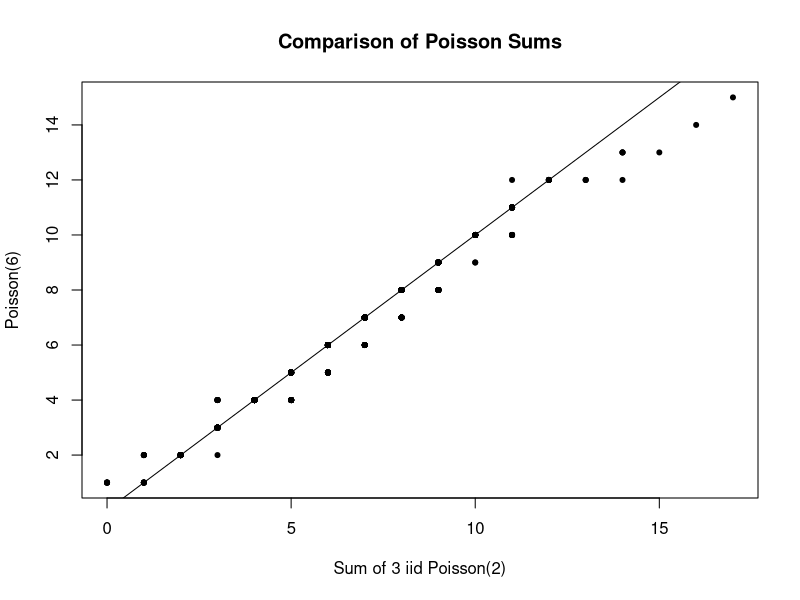
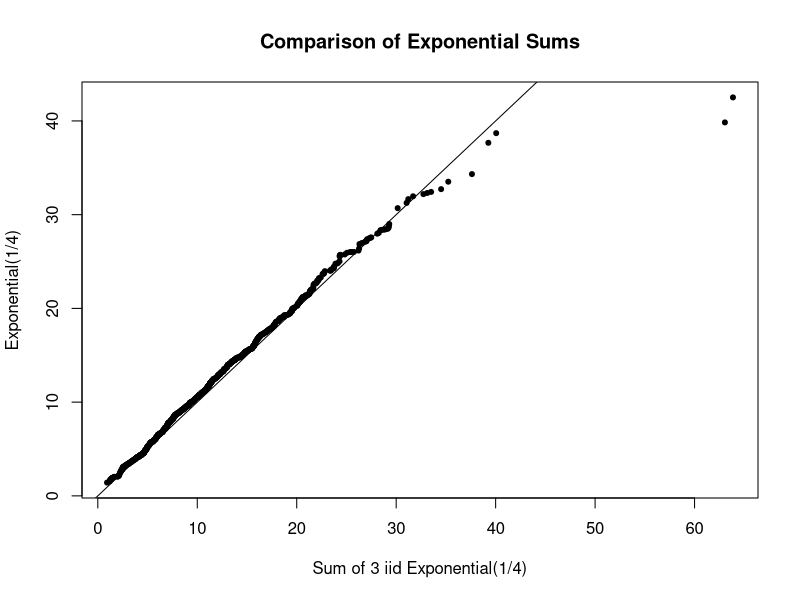

Recreate these plots in R, in order. (Note: this script raises an error after producing the figures.)
# ##############################################################################
# Author: Edward E. Daisey
# Class: Statistical Methods & Data Analysis
# Professor: Dr. Barry Bodt
# Date: 7th of October, 2024
# Title: Assignment 6 - Statistical Analysis
# ##############################################################################


# ################################# Constants ##################################
num_times <- 1000 # Can change to lower values.
# Drop [ 51 : 950 ] if changed.
# ##############################################################################


# ################################## Analysis ##################################
# Generate sums of 3 iid Poisson(Mean = 2):
poisson <- replicate( num_times, sum( rpois( 3, 2 ) ) ) # 3 random samples summed together num_times.

# Directly generated from the resulting Poisson(2 + 2 + 2) = Poisson(6):
poisson_sum <- rpois( num_times, 6 )

# Sorting & Plotting:
plot( sort( poisson ), sort( poisson_sum ),
main = "Comparison of Poisson Sums",
xlab = "Sum of 3 iid Poisson(2)",
ylab = "Poisson(6)",
pch = 20)
abline( 0, 1 )

# Generate sums of 3 iid Exponential(Rate = 1/4), and then trim:
exponential <- replicate( num_times, sum( rexp( 3, 1/4 ) ) )
exponential_trimmed <- exponential[ 51 : 950 ]

# Directly generated from the sums of three Exponential(1/4) random variables, and then trim:
exponential_sum <- rexp( num_times, 1/4 ) + rexp( num_times, 1/4 ) + rexp(num_times, 1/4)
exponential_sum_trimmed <- exponential_sum[ 51 : 950 ]

# Sorting & Plotting Against Theoretical Mean Associated With Exponential(Rate = 1/4):
plot( sort( exponential_trimmed ), sort( exponential_sum_trimmed ),
main = "Comparison of Exponential Sums",
xlab = "Sum of 3 iid Exponential(1/4)",
ylab = "Exponential(1/4)",
pch = 20)
abline( 0, 1 )

# Furthermore, a histogram can be created and ... can be replaced with:
# poisson: Vector containing sums of three random deviates (1000).
# poisson_sum: 1000 random deviates for direct sum.
# exponential: Vector containing sums of three random deviates (1000).
# exponential_sum: 1000 random deviates for direct sum.
# Note: All produce a histogram that is slightly right skewed.
hist( ..., breaks = 30, main = "Histogram" )
# ##############################################################################
